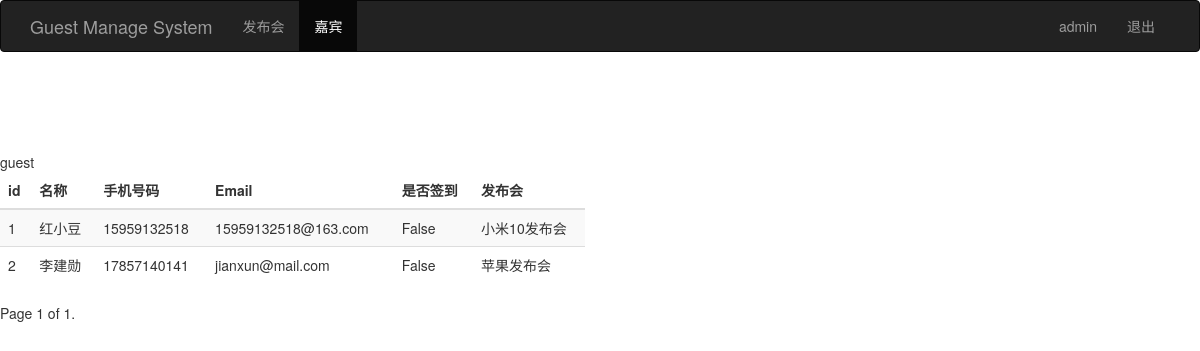
The page /guest_manage/ (signed in) on the database its author committed.
### sign/models.py (models this page shows, shortened)
class Guest(models.Model):
    event = models.ForeignKey(Event)  # 关联发布会的id
    real_name = models.CharField(max_length=64)  # 姓名
    phone = models.CharField(max_length=16)  # 电话
    email = models.EmailField()  # 邮箱
    sign = models.BooleanField()  # 签到状态（是否签到）
    creat_time = models.DateTimeField(auto_now=True)  # 创建时间（自动获取当前时间）
    class Meta:
        unique_together = ("event", "phone")

class Event(models.Model):  # 发布会表
    name = models.CharField(max_length=100)  # 发布会标题
    limit = models.IntegerField()  # 参加人数
    status = models.BooleanField()  # 状态(发布会是否可用）
    address = models.CharField(max_length=200)  # 地址
    start_time = models.DateTimeField('event_time')  # 发布会时间
    create_time = models.DateTimeField(auto_now=True)  # 创建时间（自动获取当前时间）
    def __str__(self):
        return self.name

### sign/views.py (the view)
# urls.py: url(r'^guest_manage/$', views.guest_manage),
@login_required  # 若想限制某个视图需要登录才能查看，只需要在这个函数的前面加上@login_required装饰就可
def guest_manage(request):
    guest_list = Guest.objects.all()
    paginator = Paginator(guest_list, 2)
    page = request.GET.get('page')
    try:
        contacts = paginator.page(page)
    except PageNotAnInteger:
        contacts = paginator.page(1)
    except PageNotAnInteger:
        contacts = paginator.page(paginator.num_pages)
    username = request.session.get('user', '')  # 读取浏览器session
    return render(request, "guest_manage.html", {'user': username, 'guests': contacts})

### sign/templates/guest_manage.html (shortened to what this page needs)
<!DOCTYPE html>
<html lang="zh-CN">
<head>
   {% load bootstrap3 %}
    {% bootstrap_css %}
</head>
<body role="document">
    <nav class="navbar navbar-inverse navber-fix-top">
        <div class="container">
            <div class="navbar-header">
                <a class="navbar-brand" href="/event_manage/">Guest Manage System</a>
            </div>
            <div id="navbar" class="collapsed navbar-collapse">
                <ul class="nav navbar-nav">
                    <li><a href="/event_manage/">发布会</a></li>
                    <li class="active"><a href="#">嘉宾</a></li>
                </ul>
                 <ul class="nav navbar-nav navbar-right">
                    <li><a href="#">{{ user }}</a></li>
                    <li><a href="/logout/">退出</a> </li>
                </ul>
            </div>
        </div>
    </nav>
    <div class="row" style="padding-top: 80px;">
        <div class="col-md-6">
            <table class="table table-striped">
                <thead>
                    <tr>
                        <th>id</th><th>名称</th><th>手机号码</th><th>Email</th><th>是否签到</th><th>发布会</th>
                    </tr>
                </thead>
                <tbody>guest
                    {% for guest in guests %}
                      <tr>
                          <td>{{ guest.id }}</td>
                          <td>{{ guest.real_name }}</td>
                          <td>{{ guest.phone }}</td>
                          <td>{{ guest.email }}</td>
                          <td>{{ guest.sign }}</td>
                          <td>{{ guest.event }}</td>
                      </tr>
                    {% endfor %}
                </tbody>
            </table>
        </div>
    </div>
    <div class="paginator">
        <span class="step-links">
                <span class="current">
                Page {{ guests.number }} of {{ guests.paginator.num_pages }}.
                </span>
        </span>
    </div>
</body>
</html>

### rows shown on the page
Guest: id "1", real_name "红小豆", phone "15959132518", email "15959132518@163.com", sign "False", event "小米10发布会"
Guest: id "2", real_name "李建勋", phone "17857140141", email "jianxun@mail.com", sign "False", event "苹果发布会"

### other values the page prints
{{ user }} "admin"
{{ guests.number }} "1"
{{ guests.paginator.num_pages }} "1"
